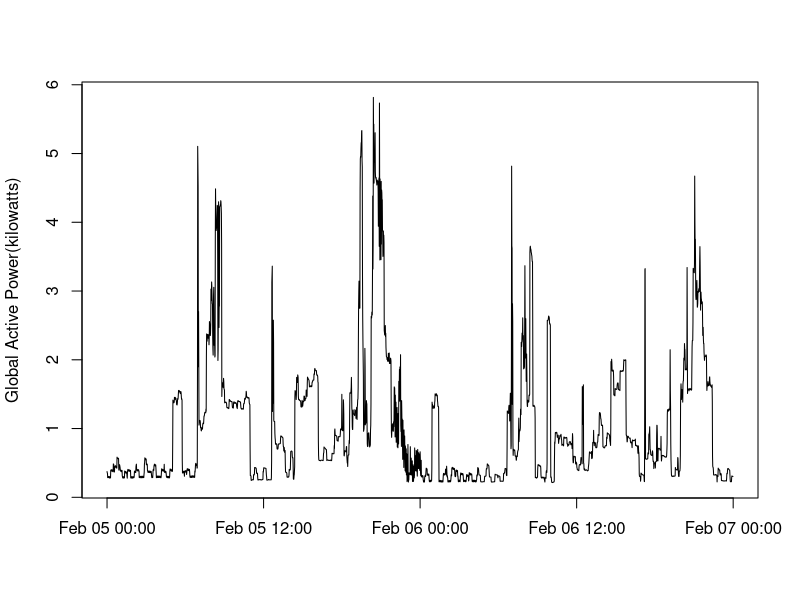

Write the R code that produced this figure.
powerConsumption <- read.csv("household_power_consumption.txt", sep = ";", stringsAsFactors = FALSE)
png(filename = "plot2.png", width = 480, height = 480)

t <- strptime(paste(powerConsumption$Date, powerConsumption$Time), "%d/%m/%Y %H:%M:%S")

plot(t, powerConsumption$Global_active_power, xlab="", ylab = "Global Active Power(kilowatts)", pch=".", type="l")

dev.off()
